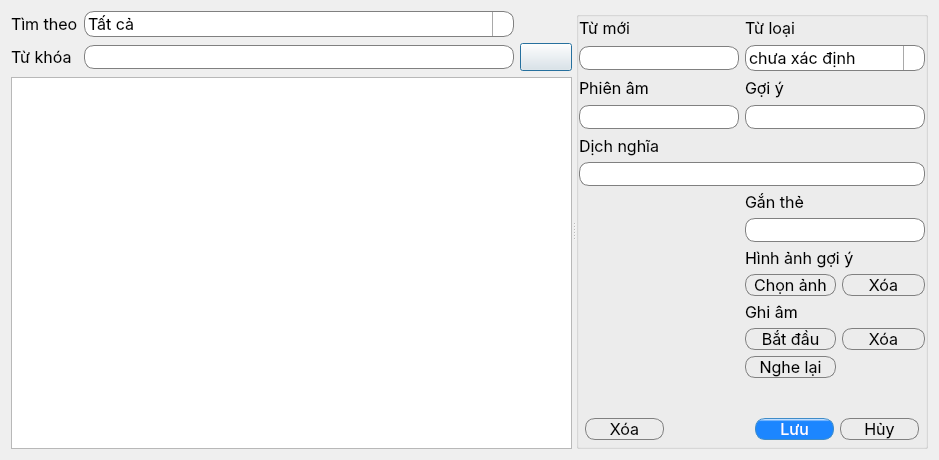
<?xml version="1.0" encoding="UTF-8"?>
<ui version="4.0">
 <class>Dialog</class>
 <widget class="QDialog" name="Dialog">
  <property name="windowModality">
   <enum>Qt::ApplicationModal</enum>
  </property>
  <property name="geometry">
   <rect>
    <x>0</x>
    <y>0</y>
    <width>939</width>
    <height>460</height>
   </rect>
  </property>
  <property name="maximumSize">
   <size>
    <width>16777215</width>
    <height>16777215</height>
   </size>
  </property>
  <property name="font">
   <font>
    <family>SF Pro Display</family>
    <pointsize>12</pointsize>
    <weight>50</weight>
    <italic>false</italic>
    <bold>false</bold>
   </font>
  </property>
  <property name="windowTitle">
   <string>Danh sách</string>
  </property>
  <property name="windowIcon">
   <iconset resource="../../resource.qrc">
    <normaloff>:/resource/memento.ico</normaloff>:/resource/memento.ico</iconset>
  </property>
  <property name="styleSheet">
   <string notr="true">font: 12pt &quot;SF Pro Display&quot;;</string>
  </property>
  <layout class="QVBoxLayout" name="verticalLayout_3">
   <item>
    <widget class="QSplitter" name="splitter">
     <property name="orientation">
      <enum>Qt::Horizontal</enum>
     </property>
     <widget class="QWidget" name="layoutWidget">
      <layout class="QVBoxLayout" name="verticalLayout">
       <item>
        <layout class="QGridLayout" name="gridLayout">
         <item row="1" column="0">
          <widget class="QLabel" name="label_2">
           <property name="text">
            <string>Từ khóa</string>
           </property>
          </widget>
         </item>
         <item row="0" column="0">
          <widget class="QLabel" name="label_3">
           <property name="text">
            <string>Tìm theo</string>
           </property>
          </widget>
         </item>
         <item row="1" column="1">
          <widget class="QLineEdit" name="text_search_box">
           <property name="minimumSize">
            <size>
             <width>430</width>
             <height>0</height>
            </size>
           </property>
           <property name="styleSheet">
            <string notr="true">QLineEdit{
border-radius:10px;
border:1px solid gray;
padding: 0 8px;
}

QLineEdit:focus
{
    border: 1px solid #006080;
}</string>
           </property>
          </widget>
         </item>
         <item row="1" column="2">
          <widget class="QPushButton" name="button_search">
           <property name="toolTip">
            <string>Ctrl+F</string>
           </property>
           <property name="styleSheet">
            <string notr="true">

QPushButton:focus{
border: 1px solid #006080;
}</string>
           </property>
           <property name="text">
            <string/>
           </property>
           <property name="icon">
            <iconset resource="../../resource.qrc">
             <normaloff>:/resource/search.png</normaloff>:/resource/search.png</iconset>
           </property>
           <property name="shortcut">
            <string>Ctrl+F</string>
           </property>
           <property name="autoDefault">
            <bool>true</bool>
           </property>
          </widget>
         </item>
         <item row="0" column="1">
          <widget class="QComboBox" name="comboBox_field">
           <property name="styleSheet">
            <string notr="true">QComboBox{border: 1px solid gray;
border-radius:10px; 
padding: 1px 18px 1px 3px;
min-width: 6em;
}

QComboBox::drop-down {
    subcontrol-origin: padding;
    subcontrol-position: top right;
    width: 20px;

    border-left-width: 1px;
    border-left-color: darkgray;
    border-left-style: solid;
    border-top-right-radius: 10px; 
    border-bottom-right-radius: 3px;
}
QComboBox::down-arrow{image: url(:/resource/drop-down-arrow.png);}

QComboBox:focus{
border: 1px solid #006080;
}

</string>
           </property>
           <item>
            <property name="text">
             <string>Tất cả</string>
            </property>
           </item>
           <item>
            <property name="text">
             <string>Từ mới</string>
            </property>
           </item>
           <item>
            <property name="text">
             <string>Thẻ</string>
            </property>
           </item>
           <item>
            <property name="text">
             <string>Trình độ</string>
            </property>
           </item>
           <item>
            <property name="text">
             <string>Thêm hôm nay</string>
            </property>
           </item>
           <item>
            <property name="text">
             <string>Ngày thêm</string>
            </property>
           </item>
          </widget>
         </item>
        </layout>
       </item>
       <item>
        <widget class="QTableView" name="tableView">
         <property name="editTriggers">
          <set>QAbstractItemView::NoEditTriggers</set>
         </property>
         <property name="alternatingRowColors">
          <bool>false</bool>
         </property>
         <property name="selectionMode">
          <enum>QAbstractItemView::SingleSelection</enum>
         </property>
         <property name="selectionBehavior">
          <enum>QAbstractItemView::SelectRows</enum>
         </property>
         <property name="horizontalScrollMode">
          <enum>QAbstractItemView::ScrollPerItem</enum>
         </property>
         <property name="showGrid">
          <bool>true</bool>
         </property>
         <property name="gridStyle">
          <enum>Qt::SolidLine</enum>
         </property>
         <property name="sortingEnabled">
          <bool>true</bool>
         </property>
         <attribute name="horizontalHeaderCascadingSectionResizes">
          <bool>false</bool>
         </attribute>
         <attribute name="horizontalHeaderHighlightSections">
          <bool>false</bool>
         </attribute>
         <attribute name="horizontalHeaderStretchLastSection">
          <bool>true</bool>
         </attribute>
        </widget>
       </item>
      </layout>
     </widget>
     <widget class="QGroupBox" name="editor">
      <property name="title">
       <string/>
      </property>
      <property name="flat">
       <bool>false</bool>
      </property>
      <layout class="QVBoxLayout" name="verticalLayout_2">
       <property name="leftMargin">
        <number>0</number>
       </property>
       <property name="topMargin">
        <number>0</number>
       </property>
       <property name="rightMargin">
        <number>0</number>
       </property>
       <property name="bottomMargin">
        <number>0</number>
       </property>
       <item>
        <layout class="QGridLayout" name="gridLayout_11">
         <item row="1" column="1">
          <widget class="QComboBox" name="combobox_category">
           <property name="styleSheet">
            <string notr="true">QComboBox{border: 1px solid gray;
border-radius:10px; 
padding: 1px 18px 1px 3px;
min-width: 6em;
}

QComboBox::drop-down {
    subcontrol-origin: padding;
    subcontrol-position: top right;
    width: 20px;

    border-left-width: 1px;
    border-left-color: darkgray;
    border-left-style: solid;
    border-top-right-radius: 10px; 
    border-bottom-right-radius: 3px;
}
QComboBox::down-arrow{image: url(:/resource/drop-down-arrow.png);}

QComboBox:focus{
border: 1px solid #006080;
}

</string>
           </property>
           <item>
            <property name="text">
             <string>chưa xác định</string>
            </property>
           </item>
           <item>
            <property name="text">
             <string>n - danh từ</string>
            </property>
           </item>
           <item>
            <property name="text">
             <string>v - động từ</string>
            </property>
           </item>
           <item>
            <property name="text">
             <string>adj - tính từ</string>
            </property>
           </item>
           <item>
            <property name="text">
             <string>adv - trạng từ</string>
            </property>
           </item>
           <item>
            <property name="text">
             <string>np - cụm danh từ</string>
            </property>
           </item>
           <item>
            <property name="text">
             <string>vp - cụm động từ</string>
            </property>
           </item>
           <item>
            <property name="text">
             <string>idiom - thành ngữ</string>
            </property>
           </item>
           <item>
            <property name="text">
             <string>clause - mệnh đề</string>
            </property>
           </item>
          </widget>
         </item>
         <item row="3" column="0">
          <widget class="QLineEdit" name="text_phonetic">
           <property name="styleSheet">
            <string notr="true">QLineEdit{
border-radius:10px;
border:1px solid gray;
padding: 0 8px;
}

QLineEdit:focus
{
    border: 1px solid #006080;
}</string>
           </property>
          </widget>
         </item>
         <item row="3" column="1">
          <widget class="QLineEdit" name="text_hint">
           <property name="styleSheet">
            <string notr="true">QLineEdit{
border-radius:10px;
border:1px solid gray;
padding: 0 8px;
}

QLineEdit:focus
{
    border: 1px solid #006080;
}</string>
           </property>
          </widget>
         </item>
         <item row="2" column="1">
          <widget class="QLabel" name="label_38">
           <property name="text">
            <string>Gợi ý</string>
           </property>
           <property name="buddy">
            <cstring>text_hint</cstring>
           </property>
          </widget>
         </item>
         <item row="7" column="1">
          <layout class="QGridLayout" name="gridLayout_12">
           <item row="1" column="0" colspan="2">
            <widget class="QLineEdit" name="text_tag">
             <property name="styleSheet">
              <string notr="true">QLineEdit{
border-radius:10px;
border:1px solid gray;
padding: 0 8px;
}

QLineEdit:focus
{
    border: 1px solid #006080;
}</string>
             </property>
            </widget>
           </item>
           <item row="8" column="1">
            <widget class="QWidget" name="widget_12" native="true"/>
           </item>
           <item row="4" column="1">
            <widget class="QPushButton" name="button_delete_picture">
             <property name="styleSheet">
              <string notr="true">QPushButton{border-radius:10px;
border:1px solid gray;
padding: 0 8px;
background-color: qlineargradient(x1: 0, y1: 0, x2: 0, y2: 1,
                                      stop: 0 #f6f7fa, stop: 1 #dadbde);
}

QPushButton:focus{
border: 1px solid #006080;
}</string>
             </property>
             <property name="text">
              <string>Xóa</string>
             </property>
             <property name="autoDefault">
              <bool>true</bool>
             </property>
            </widget>
           </item>
           <item row="7" column="1">
            <widget class="QPushButton" name="button_delete_record">
             <property name="styleSheet">
              <string notr="true">QPushButton{border-radius:10px;
border:1px solid gray;
padding: 0 8px;
background-color: qlineargradient(x1: 0, y1: 0, x2: 0, y2: 1,
                                      stop: 0 #f6f7fa, stop: 1 #dadbde);
}

QPushButton:focus{
border: 1px solid #006080;
}</string>
             </property>
             <property name="text">
              <string>Xóa</string>
             </property>
             <property name="autoDefault">
              <bool>true</bool>
             </property>
            </widget>
           </item>
           <item row="7" column="0">
            <widget class="QPushButton" name="button_record">
             <property name="toolTip">
              <string>Ctrl+R</string>
             </property>
             <property name="styleSheet">
              <string notr="true">QPushButton{border-radius:10px;
border:1px solid gray;
padding: 0 8px;
background-color: qlineargradient(x1: 0, y1: 0, x2: 0, y2: 1,
                                      stop: 0 #f6f7fa, stop: 1 #dadbde);
}

QPushButton:focus{
border: 1px solid #006080;
}</string>
             </property>
             <property name="text">
              <string>Bắt đầu</string>
             </property>
             <property name="shortcut">
              <string>Ctrl+R</string>
             </property>
             <property name="autoDefault">
              <bool>true</bool>
             </property>
            </widget>
           </item>
           <item row="8" column="0">
            <widget class="QPushButton" name="button_play_record">
             <property name="toolTip">
              <string>Ctrl+P</string>
             </property>
             <property name="styleSheet">
              <string notr="true">QPushButton{border-radius:10px;
border:1px solid gray;
padding: 0 8px;
background-color: qlineargradient(x1: 0, y1: 0, x2: 0, y2: 1,
                                      stop: 0 #f6f7fa, stop: 1 #dadbde);
}

QPushButton:focus{
border: 1px solid #006080;
}</string>
             </property>
             <property name="text">
              <string>Nghe lại</string>
             </property>
             <property name="shortcut">
              <string>Ctrl+P</string>
             </property>
             <property name="autoDefault">
              <bool>true</bool>
             </property>
            </widget>
           </item>
           <item row="6" column="0">
            <widget class="QLabel" name="label_52">
             <property name="text">
              <string>Ghi âm</string>
             </property>
             <property name="buddy">
              <cstring>button_record</cstring>
             </property>
            </widget>
           </item>
           <item row="2" column="0" colspan="2">
            <widget class="QLabel" name="label_51">
             <property name="text">
              <string>Hình ảnh gợi ý</string>
             </property>
             <property name="buddy">
              <cstring>button_choose_picture</cstring>
             </property>
            </widget>
           </item>
           <item row="4" column="0">
            <widget class="QPushButton" name="button_choose_picture">
             <property name="toolTip">
              <string>Ctrl+O</string>
             </property>
             <property name="styleSheet">
              <string notr="true">QPushButton{border-radius:10px;
border:1px solid gray;
padding: 0 8px;
background-color: qlineargradient(x1: 0, y1: 0, x2: 0, y2: 1,
                                      stop: 0 #f6f7fa, stop: 1 #dadbde);
}

QPushButton:focus{
border: 1px solid #006080;
}</string>
             </property>
             <property name="text">
              <string>Chọn ảnh</string>
             </property>
             <property name="shortcut">
              <string>Ctrl+O</string>
             </property>
             <property name="autoDefault">
              <bool>true</bool>
             </property>
            </widget>
           </item>
           <item row="0" column="0">
            <widget class="QLabel" name="label_54">
             <property name="text">
              <string>Gắn thẻ</string>
             </property>
             <property name="buddy">
              <cstring>text_tag</cstring>
             </property>
            </widget>
           </item>
          </layout>
         </item>
         <item row="0" column="1">
          <widget class="QLabel" name="label_37">
           <property name="text">
            <string>Từ loại</string>
           </property>
           <property name="buddy">
            <cstring>combobox_category</cstring>
           </property>
          </widget>
         </item>
         <item row="2" column="0">
          <widget class="QLabel" name="label_39">
           <property name="text">
            <string>Phiên âm</string>
           </property>
           <property name="buddy">
            <cstring>text_phonetic</cstring>
           </property>
          </widget>
         </item>
         <item row="5" column="0">
          <widget class="QLabel" name="label_40">
           <property name="text">
            <string>Dịch nghĩa</string>
           </property>
          </widget>
         </item>
         <item row="6" column="0" colspan="2">
          <widget class="QLineEdit" name="text_definition">
           <property name="styleSheet">
            <string notr="true">QLineEdit{
border-radius:10px;
border:1px solid gray;
padding: 0 8px;
}

QLineEdit:focus
{
    border: 1px solid #006080;
}</string>
           </property>
          </widget>
         </item>
         <item row="0" column="0">
          <widget class="QLabel" name="label_36">
           <property name="text">
            <string>Từ mới</string>
           </property>
           <property name="buddy">
            <cstring>text_vocabulary</cstring>
           </property>
          </widget>
         </item>
         <item row="7" column="0">
          <widget class="QLabel" name="picture">
           <property name="text">
            <string/>
           </property>
           <property name="scaledContents">
            <bool>false</bool>
           </property>
           <property name="alignment">
            <set>Qt::AlignCenter</set>
           </property>
          </widget>
         </item>
         <item row="1" column="0">
          <widget class="QLineEdit" name="text_vocabulary">
           <property name="styleSheet">
            <string notr="true">QLineEdit{
border-radius:10px;
border:1px solid gray;
padding: 0 8px;
}

QLineEdit:focus
{
    border: 1px solid #006080;
}</string>
           </property>
          </widget>
         </item>
         <item row="9" column="0" colspan="2">
          <widget class="QWidget" name="widget_3" native="true">
           <layout class="QGridLayout" name="gridLayout_13">
            <property name="leftMargin">
             <number>6</number>
            </property>
            <property name="topMargin">
             <number>6</number>
            </property>
            <property name="rightMargin">
             <number>6</number>
            </property>
            <property name="bottomMargin">
             <number>6</number>
            </property>
            <item row="0" column="4">
             <widget class="QPushButton" name="button_discard">
              <property name="toolTip">
               <string>Ctrl+D</string>
              </property>
              <property name="styleSheet">
               <string notr="true">QPushButton{border-radius:10px;
border:1px solid gray;
padding: 0 8px;
background-color: qlineargradient(x1: 0, y1: 0, x2: 0, y2: 1,
                                      stop: 0 #f6f7fa, stop: 1 #dadbde);
}

QPushButton:focus{
border: 1px solid #006080;
}</string>
              </property>
              <property name="text">
               <string>Hủy</string>
              </property>
              <property name="shortcut">
               <string>Ctrl+D</string>
              </property>
              <property name="autoDefault">
               <bool>true</bool>
              </property>
             </widget>
            </item>
            <item row="0" column="1">
             <widget class="QPushButton" name="button_delete">
              <property name="toolTip">
               <string>Delete</string>
              </property>
              <property name="styleSheet">
               <string notr="true">QPushButton{border-radius:10px;
border:1px solid gray;
padding: 0 8px;
background-color: qlineargradient(x1: 0, y1: 0, x2: 0, y2: 1,
                                      stop: 0 #f6f7fa, stop: 1 #dadbde);
}

QPushButton:focus{
border: 1px solid #006080;
}</string>
              </property>
              <property name="text">
               <string>Xóa</string>
              </property>
              <property name="shortcut">
               <string>Del</string>
              </property>
              <property name="autoDefault">
               <bool>true</bool>
              </property>
             </widget>
            </item>
            <item row="0" column="3">
             <widget class="QPushButton" name="button_save">
              <property name="toolTip">
               <string>Ctrl+S</string>
              </property>
              <property name="styleSheet">
               <string notr="true">QPushButton{border-radius:10px;
border:1px solid #3f8cc8;
padding: 0 8px;
color: rgb(255, 255, 255);
background-color: qlineargradient(spread:pad, x1:0.494, y1:0.989, x2:0.494, y2:0.011, stop:0.863158 rgba(23, 132, 255, 250), stop:1 rgba(255, 255, 255, 255));
}
QPushButton:focus{
border: 1px solid rgb(0, 255, 255);
}
QPushButton:disabled{
background-color: rgb(195, 203, 218);
border:1px solid rgb(195, 203, 218);
}</string>
              </property>
              <property name="text">
               <string>Lưu</string>
              </property>
              <property name="shortcut">
               <string>Ctrl+S</string>
              </property>
              <property name="autoDefault">
               <bool>true</bool>
              </property>
              <property name="flat">
               <bool>false</bool>
              </property>
             </widget>
            </item>
            <item row="0" column="2">
             <widget class="QWidget" name="widget_11" native="true"/>
            </item>
           </layout>
          </widget>
         </item>
         <item row="8" column="0" colspan="2">
          <widget class="QLabel" name="label_bottom">
           <property name="text">
            <string/>
           </property>
           <property name="alignment">
            <set>Qt::AlignCenter</set>
           </property>
          </widget>
         </item>
        </layout>
       </item>
      </layout>
     </widget>
    </widget>
   </item>
  </layout>
 </widget>
 <resources>
  <include location="../../resource.qrc"/>
 </resources>
 <connections/>
</ui>
